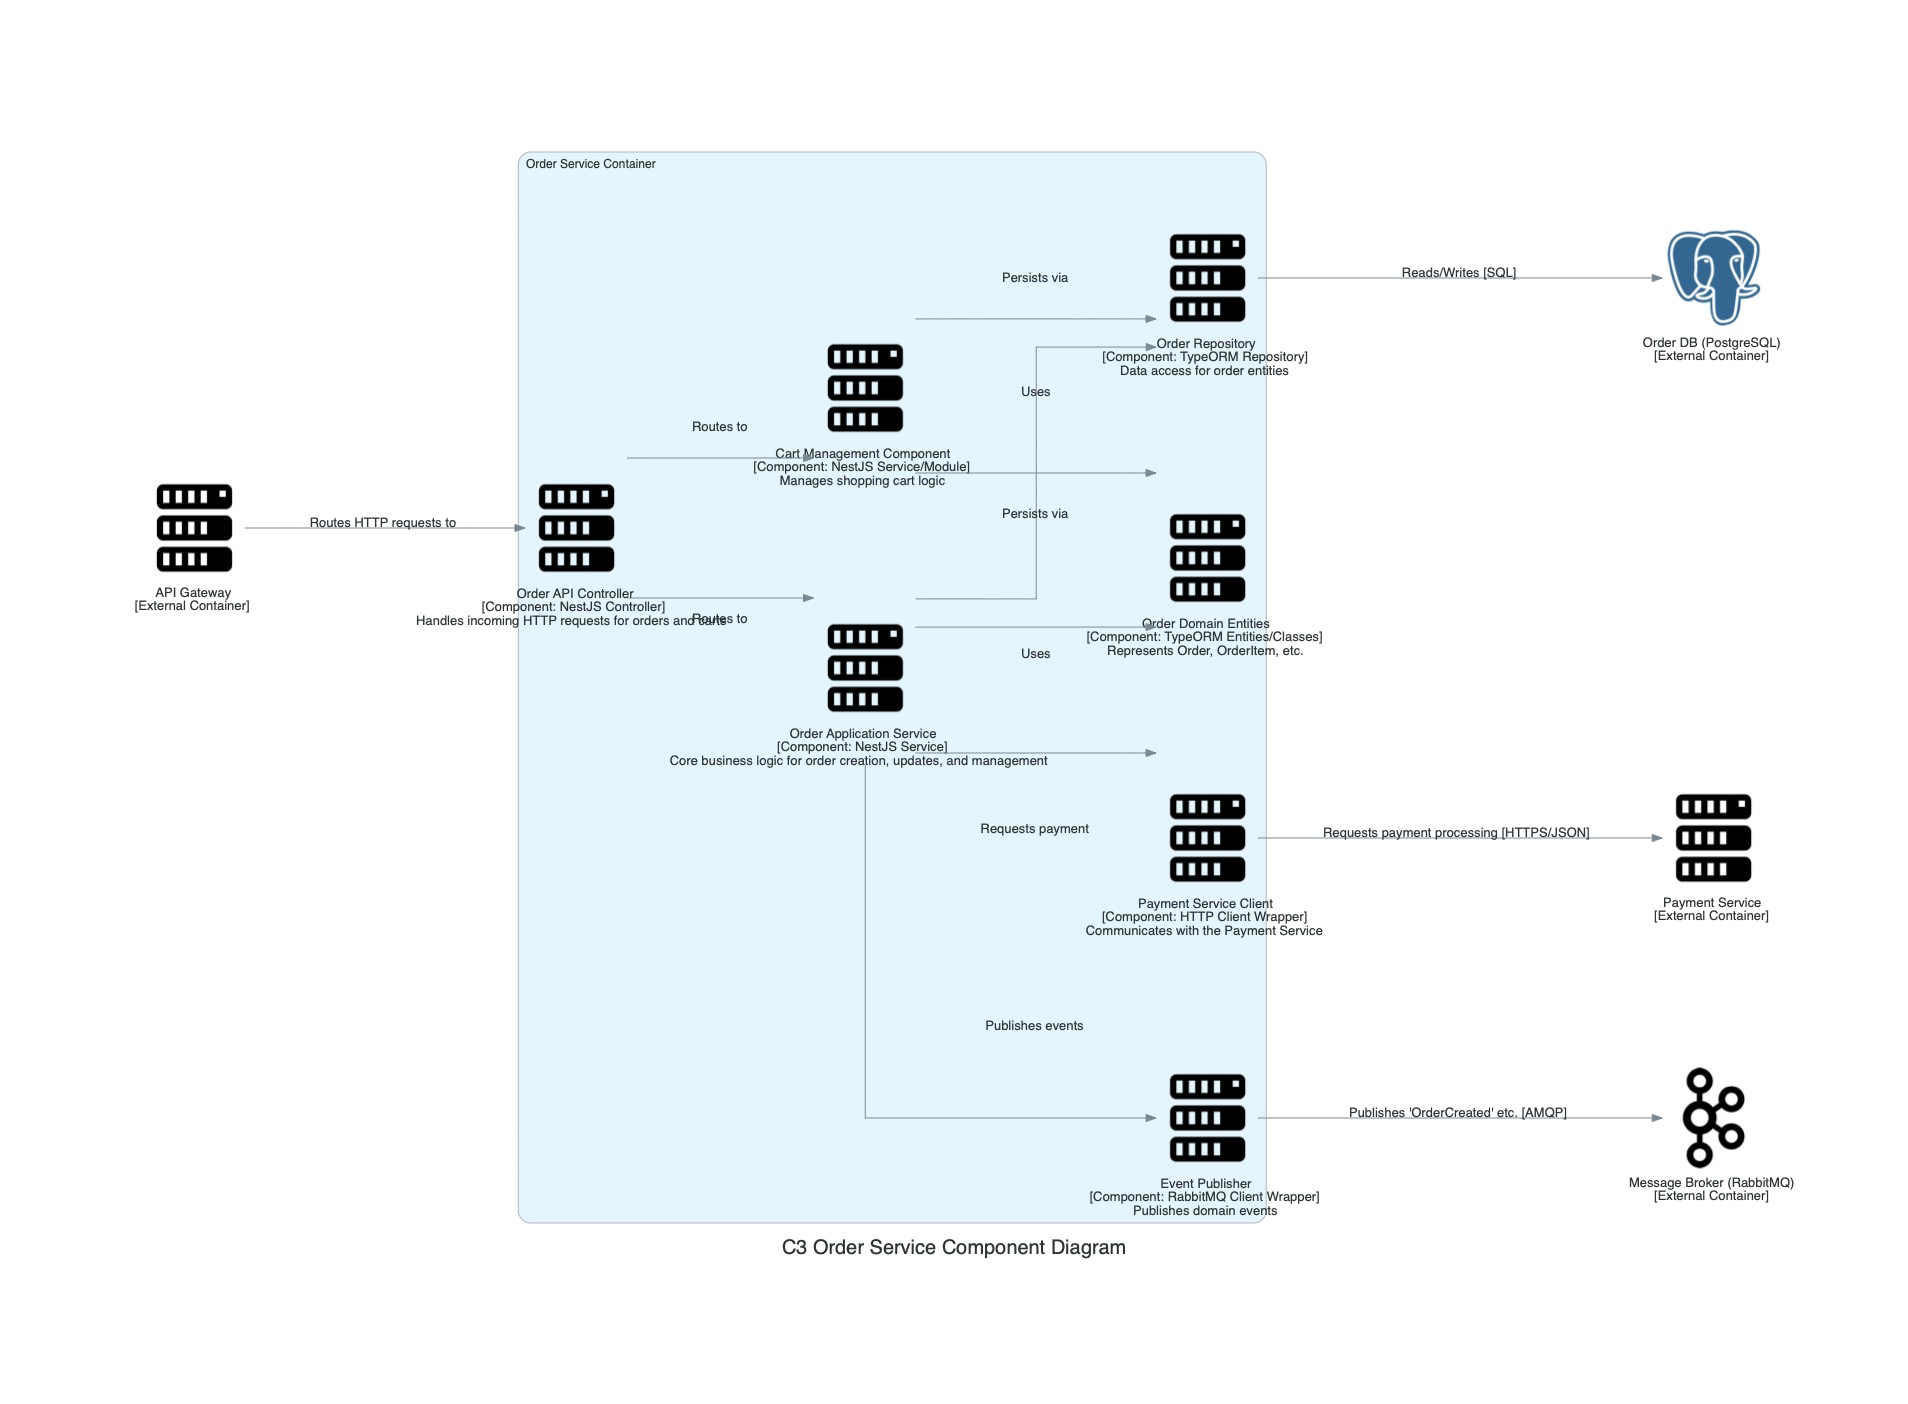

The Python source for this figure:
# ecommerce-documentation/architecture/diagrams/c4/c3/order-service/c3_order_service_diagram.py

from diagrams import Diagram, Cluster, Edge
from diagrams.onprem.compute import Server
from diagrams.onprem.database import PostgreSQL
from diagrams.onprem.queue import Kafka
from diagrams.custom import Custom

# --- Configuration ---
diagram_name = "C3 Order Service Component Diagram"
output_filename = "c3_order_service_diagram"
graph_attr = {
    "fontsize": "20",
    "bgcolor": "transparent",
    "splines": "ortho",
    "nodesep": "1.2",
    "ranksep": "1.8",
    "concentrate": "true",
    "compound": "true"
}
# --- End Configuration ---

with Diagram(diagram_name, show=False, filename=output_filename, graph_attr=graph_attr, direction="LR", outformat="jpg"):

    # --- External Systems/Containers ---
    api_gateway = Server("API Gateway\n[External Container]")
    payment_service = Server("Payment Service\n[External Container]")
    message_broker = Kafka("Message Broker (RabbitMQ)\n[External Container]")
    order_db = PostgreSQL("Order DB (PostgreSQL)\n[External Container]")

    # --- Order Service Components ---
    with Cluster("Order Service Container"):
        # Define components in logical layers
        
        # API Layer
        api_controller = Server("Order API Controller\n[Component: NestJS Controller]\nHandles incoming HTTP requests for orders and carts")
        
        # Service Layer
        app_service = Server("Order Application Service\n[Component: NestJS Service]\nCore business logic for order creation, updates, and management")
        cart_component = Server("Cart Management Component\n[Component: NestJS Service/Module]\nManages shopping cart logic")
        
        # Domain Layer
        domain_entities = Server("Order Domain Entities\n[Component: TypeORM Entities/Classes]\nRepresents Order, OrderItem, etc.")
        
        # Data Access Layer
        order_repo = Server("Order Repository\n[Component: TypeORM Repository]\nData access for order entities")
        
        # Integration Layer
        payment_client = Server("Payment Service Client\n[Component: HTTP Client Wrapper]\nCommunicates with the Payment Service")
        event_publisher = Server("Event Publisher\n[Component: RabbitMQ Client Wrapper]\nPublishes domain events")

        # Internal component interactions
        api_controller >> Edge(label="Routes to") >> app_service
        api_controller >> Edge(label="Routes to") >> cart_component
        
        app_service >> Edge(label="Uses") >> domain_entities
        app_service >> Edge(label="Persists via") >> order_repo
        app_service >> Edge(label="Requests payment") >> payment_client
        app_service >> Edge(label="Publishes events") >> event_publisher
        
        cart_component >> Edge(label="Uses") >> domain_entities
        cart_component >> Edge(label="Persists via") >> order_repo

    # --- External interactions ---
    api_gateway >> Edge(label="Routes HTTP requests to") >> api_controller
    order_repo >> Edge(label="Reads/Writes [SQL]") >> order_db
    payment_client >> Edge(label="Requests payment processing [HTTPS/JSON]") >> payment_service
    event_publisher >> Edge(label="Publishes 'OrderCreated' etc. [AMQP]") >> message_broker

print(f"Diagram '{diagram_name}' was generated as '{output_filename}.jpg'")
